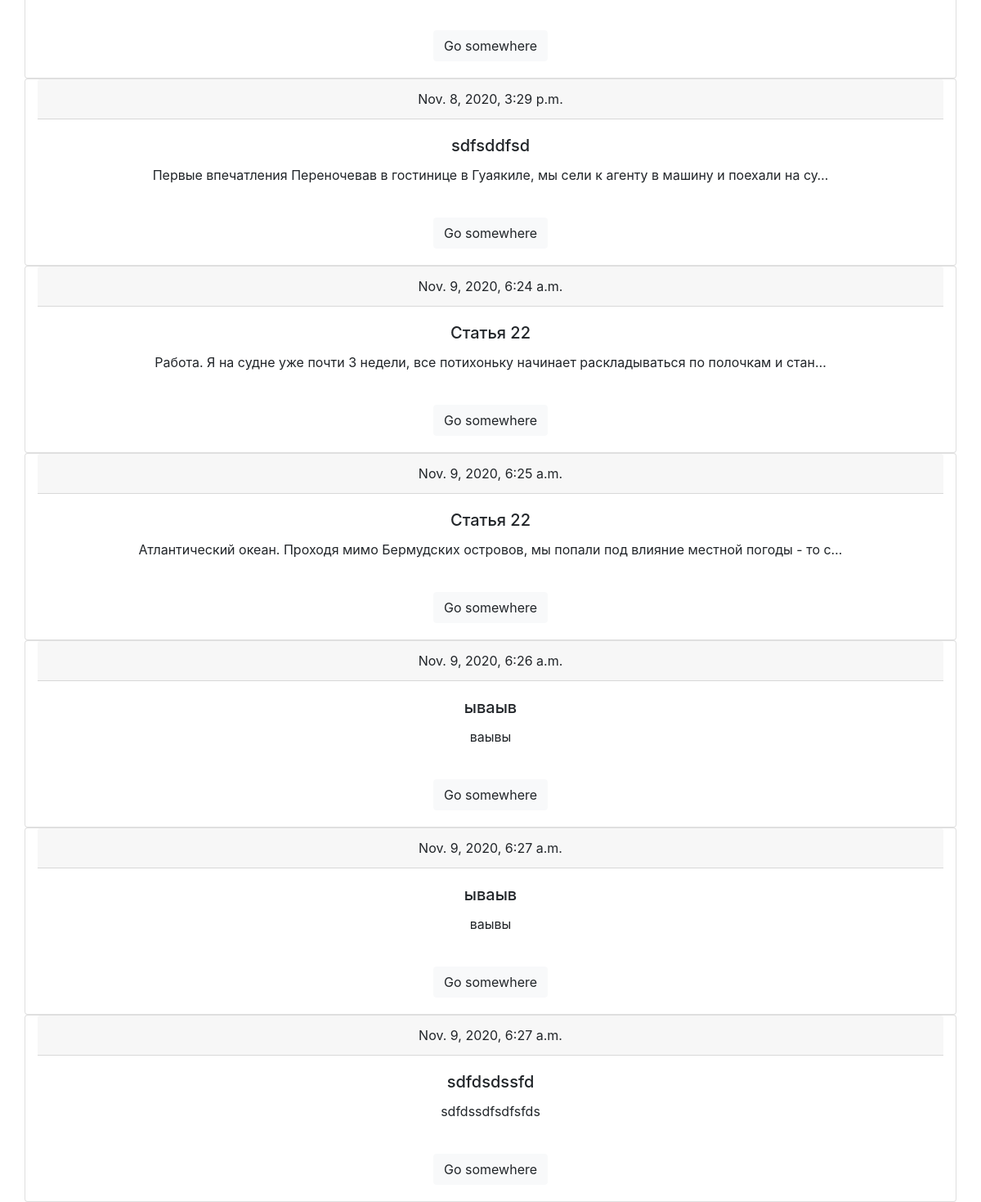
The app's page / (lower part), older data.
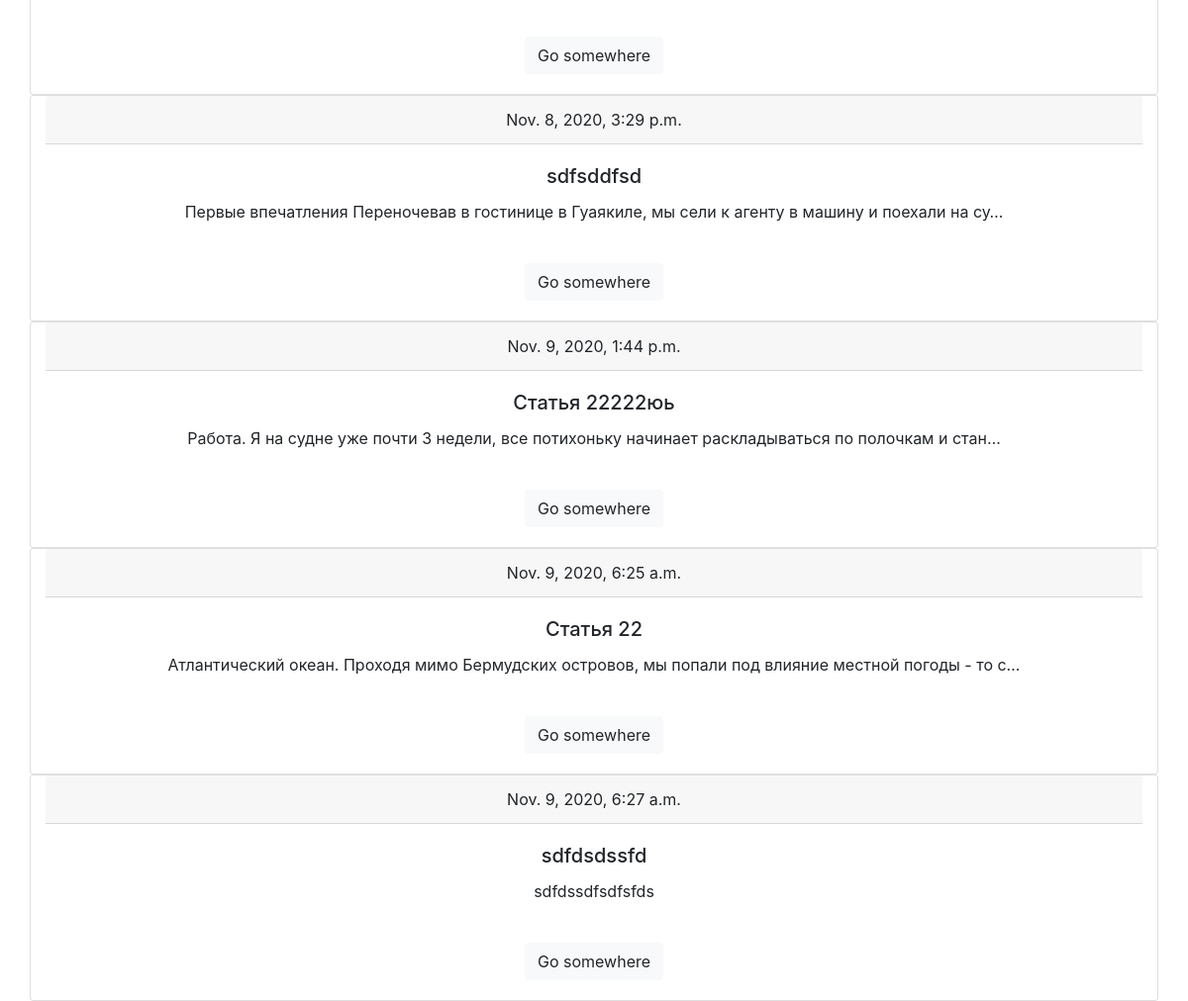
The same page, newer data.
### main/models.py (models this page shows, shortened)
class Article(models.Model):
    user_id = models.ForeignKey(User, on_delete=models.CASCADE, blank=True, null=True)
    create_date = models.DateTimeField(auto_now=True)
    title = models.CharField('title', max_length=100, null=False)
    body = models.TextField('body', null=False)

### main/views.py (the view)
# urls.py: path('', views.HomeListView.as_view()),
class HomeListView(ListView):
    model = Article
    template_name = 'main/index.html'
    context_object_name = 'articles'

### main/templates/main/index.html
{% extends 'main/base.html' %}
{% block content %}
{% for i in articles%}
<div class="card container">
  <div class="card-header">
      {{i.create_date}}
  </div>
  <div class="card-body">
    <h5 class="card-title">{{i.title}}</h5>
    <p class="card-text">{{i.body|truncatechars:"100"}}</p><br>
    <a href="/article/{{i.id}}" class="btn btn-light">Go somewhere</a>
  </div>
</div>
{% endfor %}
{% endblock %}

### main/templates/main/base.html (shortened to what this page needs)
<!DOCTYPE html>
<html lang="en">
    <head>
        <link rel="stylesheet" href="https://cdn.jsdelivr.net/npm/bootstrap@4.5.3/dist/css/bootstrap.min.css">
    </head>
<body class="text-center">
    <head >
    </head>
        {% block content %}{% endblock %}
</body>
</html>

Row changes from the older to the newer data that the page shows:
removed Article: create_date "Nov. 9, 2020, 6:26 a.m.", title "ываыв", body "ваывы"
removed Article: create_date "Nov. 9, 2020, 6:27 a.m.", title "ываыв", body "ваывы"
changed Article: create_date "Nov. 9, 2020, 6:24 a.m." → "Nov. 9, 2020, 1:44 p.m."; title "Статья 22" → "Статья 22222юь"
